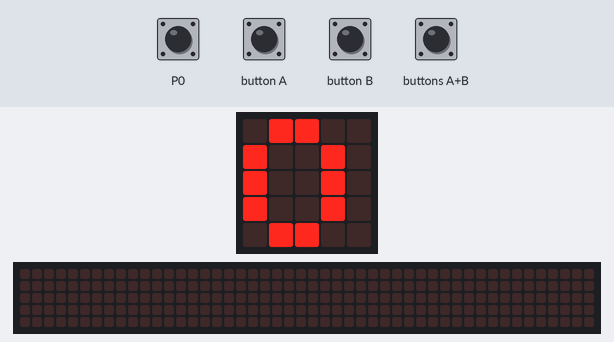
The program below on a simulated BBC micro:bit (MakeCode). Shown: the board's 5×5 LED display, a strip that is not on the board, showing the scrolling text unrolled. Inputs (shaded band) come from the test bench. The 48×5 strip is a reading aid, not a part: it shows the text the display is scrolling, unrolled, one strip-width of it at a time.

Above: at 1.9 s.
2.0 s: button B pressed for 0.15 s
At 7.47 s:
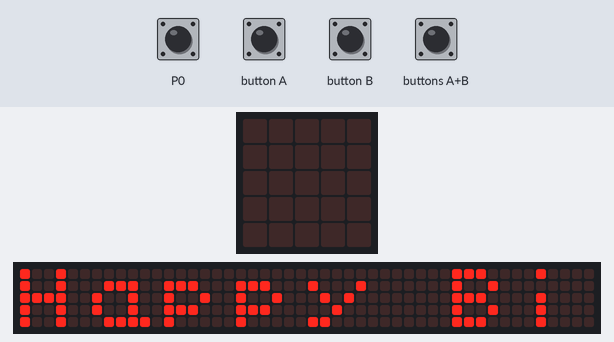
At 25.1 s:
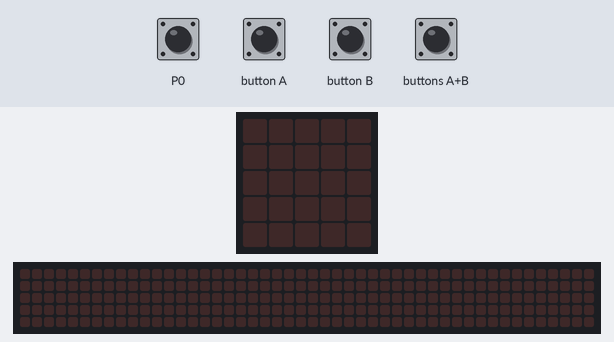

Measured:
- after the input at 2.0 s, the display: first changes after 0.15 s (image 1 shows a later state)
- what the display in image 1 shows lasts 0.4 s, from 7.3 s to 7.7 s

The program:

main.ts
```typescript
input.onPinPressed(TouchPin.P0, function () {
    kitronik_halo_hd.setTime(0, 0, 0)
    kitronik_halo_hd.setDate(13, 2, 23)
})
input.onGesture(Gesture.TiltRight, function () {
    basic.showIcon(IconNames.Happy)
})
input.onButtonPressed(Button.A, function () {
    motions = 0
    basic.showNumber(motions)
})
input.onGesture(Gesture.TiltLeft, function () {
    basic.showIcon(IconNames.EighthNote)
})
input.onGesture(Gesture.Shake, function () {
    motions += 1
    basic.showNumber(motions)
})
input.onButtonPressed(Button.AB, function () {
    basic.showLeds(`
        . # # # .
        # . . . #
        # # # # #
        # . . . #
        # . . . #
        `)
})
input.onButtonPressed(Button.B, function () {
    basic.showString("Happy Birthday, Ammonas!")
})
let motions = 0
motions = 0
basic.showNumber(motions)
```

test.ts
```typescript
// Hier kann man Tests durchführen; diese Datei wird nicht kompiliert, wenn dieses Paket als Erweiterung verwendet wird.
```
